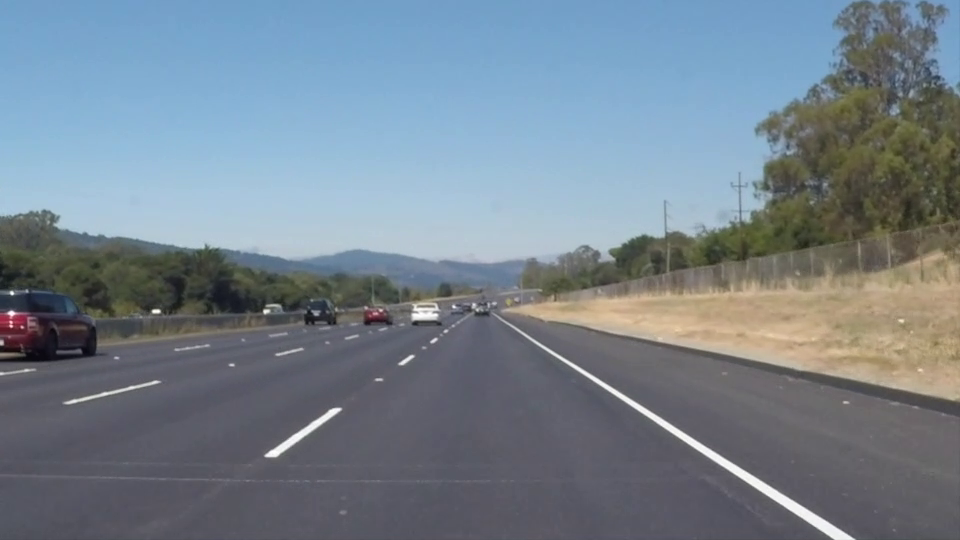
#> input picture frame 22 of 1.mp4, 960 x 540 px, given in place of input.mp4, which was not available
$ python solution.py
#> lines starting #> are read from the running program, lines starting #| are printed output that depends on the picture; after the words box and inside, x2 and y2 are one past the last pixel; in counts of white or black regions, pixels touching at a corner belong together; pictures that were not available may be replaced by others from this repository, and a replacement may not be noted
import cv2 as cv
import numpy as np

def do_canny(frame):

    gray = cv.cvtColor(frame, cv.COLOR_RGB2GRAY)
    blur = cv.GaussianBlur(gray, (5, 5), 0)
    canny = cv.Canny(blur, 50, 150)
    return canny

def do_segment(frame):
    height = frame.shape[0]
    polygons = np.array([
                            [(0, height), (800, height), (380, 290)]
                        ])
    mask = np.zeros_like(frame)
    cv.fillPoly(mask, polygons, 255)
    segment = cv.bitwise_and(frame, mask)
    return segment

def calculate_lines(frame, lines):
    left = []
    right = []
    for line in lines:
        x1, y1, x2, y2 = line.reshape(4)
        parameters = np.polyfit((x1, x2), (y1, y2), 1)
        slope = parameters[0]
        y_intercept = parameters[1]
        if slope < 0:
            left.append((slope, y_intercept))
        else:
            right.append((slope, y_intercept))
    left_avg = np.average(left, axis = 0)
    right_avg = np.average(right, axis = 0)
    left_line = calculate_coordinates(frame, left_avg)
    right_line = calculate_coordinates(frame, right_avg)
    return np.array([left_line, right_line])

def calculate_coordinates(frame, parameters):
    slope, intercept = parameters
    y1 = frame.shape[0]
    y2 = int(y1 - 150)
    x1 = int((y1 - intercept) / slope)
    x2 = int((y2 - intercept) / slope)
    return np.array([x1, y1, x2, y2])

def visualize_lines(frame, lines):
    lines_visualize = np.zeros_like(frame)
    if lines is not None:
        for x1, y1, x2, y2 in lines:
            cv.line(lines_visualize, (x1, y1), (x2, y2), (0, 255, 0), 5)
    return lines_visualize

cap = cv.VideoCapture("input.mp4")
while (cap.isOpened()):
    ret, frame = cap.read()
#> frame is the input picture: shape (540, 960, 3); mean B, G, R 141.9, 130.7, 117.7
    canny = do_canny(frame)
#> in do_canny, `gray = cv.cvtColor(frame, cv.COLOR_RGB2GRAY)`:
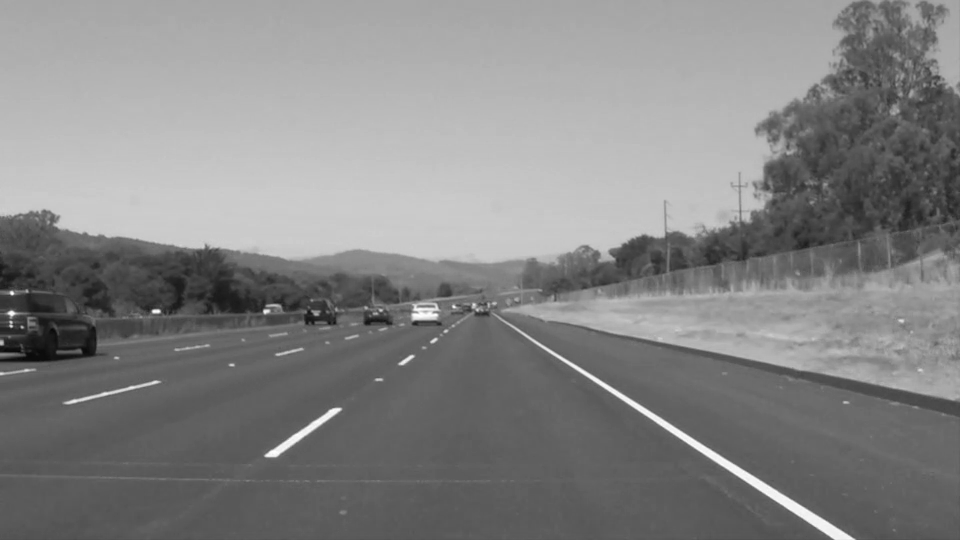
#> gray: shape (540, 960); min 6, max 255, mean 132.6
#> in do_canny, `canny = cv.Canny(blur, 50, 150)`:
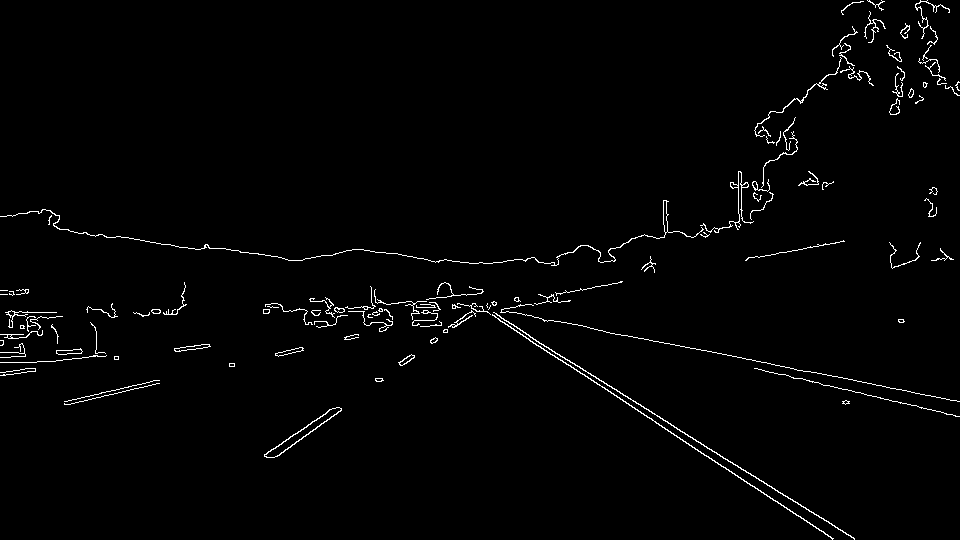
#> canny: shape (540, 960); 1.6% white in thin lines or dots
    cv.imshow("canny", canny)
    segment = do_segment(canny)
#> in do_segment, `cv.fillPoly(mask, polygons, 255)`:
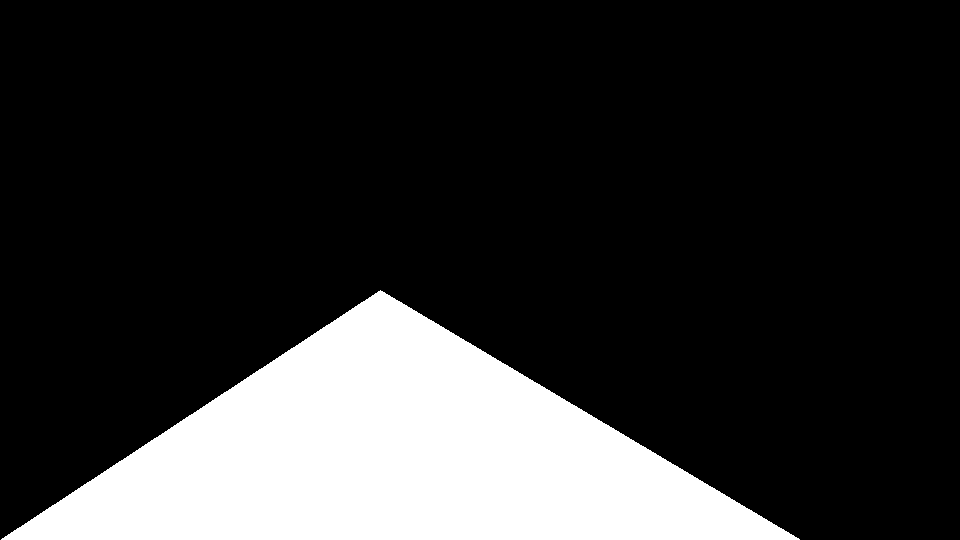
#> mask: shape (540, 960); 19.3% white; 1 white region, box (x1, y1, x2, y2) and area: (1, 290, 800, 540) 100150
#> in do_segment, `segment = cv.bitwise_and(frame, mask)`:
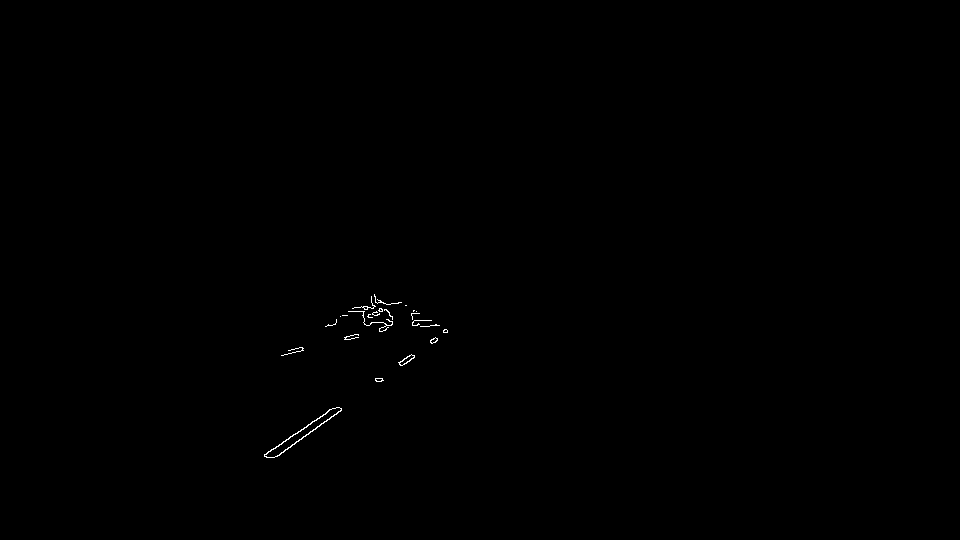
#> segment: shape (540, 960); 0.15% white in thin lines or dots, all inside (x1, y1, x2, y2) = (264, 294, 448, 458)
    hough = cv.HoughLinesP(segment, 2, np.pi / 180, 100, np.array([]), minLineLength = 100, maxLineGap = 50)
#> hough = [[277, 456, 437, 340], [264, 455, 447, 332]]
    lines = calculate_lines(frame, hough)
#> the loop in calculate_lines, `for line in lines:` made 2 passes
#> (x1, y1, x2, y2, slope, y_intercept) on passes 1 to 2: (277, 456, 437, 340, -0.725, 656.8), (264, 455, 447, 332, -0.672, 632.4)
#> after the loop in calculate_lines, `for line in lines:`: left = [(-0.725, 656.8), (-0.672, 632.4)]; right = []
#> in calculate_lines, `left_avg = np.average(left, axis = 0)`: left_avg = [-0.699, 644.6]
#> in calculate_lines, `right_avg = np.average(right, axis = 0)`: right_avg = nan
#> in calculate_coordinates, `slope, intercept = parameters`: slope = -0.699; intercept = 644.6
#> in calculate_coordinates, `x1 = int((y1 - intercept) / slope)`: x1 = 149
#> in calculate_coordinates, `x2 = int((y2 - intercept) / slope)`: x2 = 364
#> in calculate_lines, `left_line = calculate_coordinates(frame, left_avg)`: left_line = [149, 540, 364, 390]
#> (the run stopped early here; a loop or call above may not have finished)

$ run again, starting later in the video
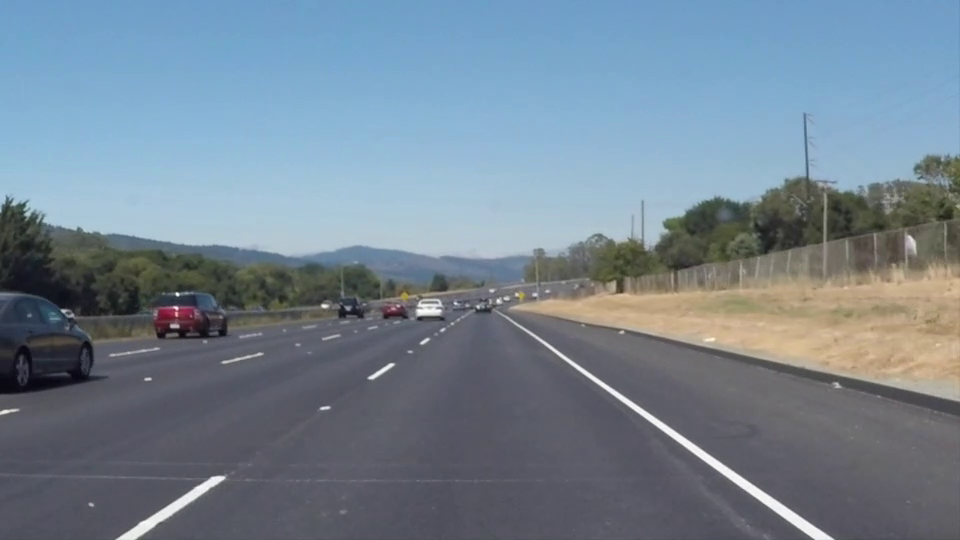
#> input picture frame 99 of 1.mp4, 960 x 540 px, given in place of input.mp4, which was not available
#> frame is the input picture: shape (540, 960, 3); mean B, G, R 146, 132.3, 116.7
#> in do_canny, `canny = cv.Canny(blur, 50, 150)`:
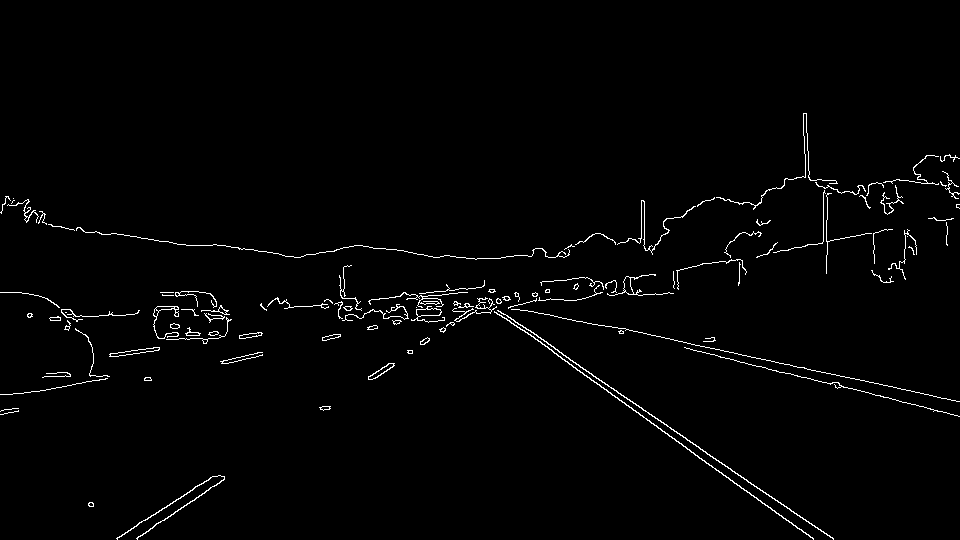
#> canny: shape (540, 960); 1.6% white in thin lines or dots, all inside (x1, y1, x2, y2) = (0, 113, 960, 540)
#> mask: shape (540, 960); 19.3% white; 1 white region, box (x1, y1, x2, y2) and area: (1, 290, 800, 540) 100150
#> in do_segment, `segment = cv.bitwise_and(frame, mask)`:
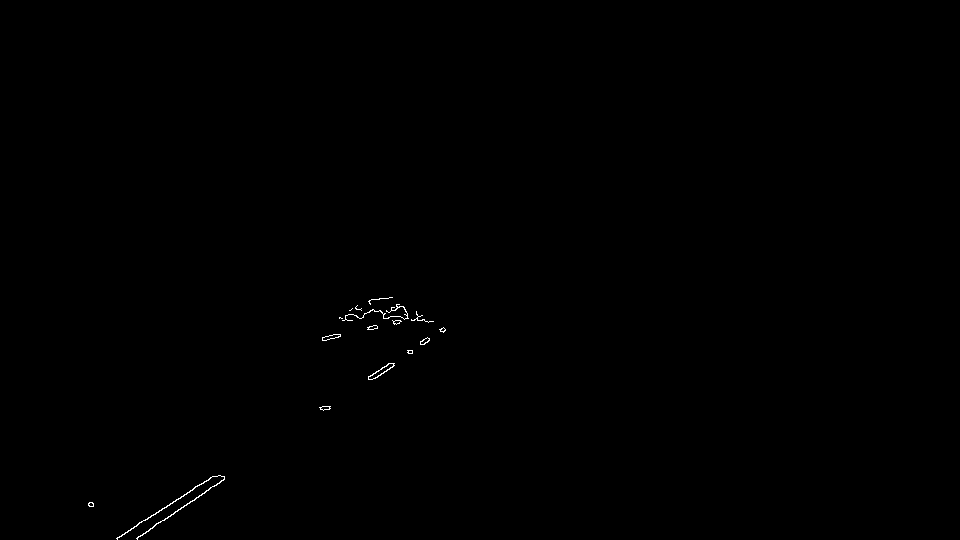
#> segment: shape (540, 960); 0.16% white in thin lines or dots, all inside (x1, y1, x2, y2) = (88, 297, 446, 540)
#> hough = [[329, 409, 444, 331], [323, 410, 427, 337], [326, 409, 445, 329]]
#> the loop in calculate_lines, `for line in lines:` made 3 passes
#> (x1, y1, x2, y2, slope, y_intercept) on passes 1 to 3: (329, 409, 444, 331, -0.678, 632.1), (323, 410, 427, 337, -0.702, 636.7), (326, 409, 445, 329, -0.672, 628.2)
#> after the loop in calculate_lines, `for line in lines:`: left = [(-0.678, 632.1), (-0.702, 636.7), (-0.672, 628.2)]; right = []
#> left_avg = [-0.684, 632.3]
#> right_avg = nan
#> in calculate_coordinates, `slope, intercept = parameters`: slope = -0.684; intercept = 632.3
#> in calculate_coordinates, `x1 = int((y1 - intercept) / slope)`: x1 = 134
#> in calculate_coordinates, `x2 = int((y2 - intercept) / slope)`: x2 = 354
#> left_line = [134, 540, 354, 390]
